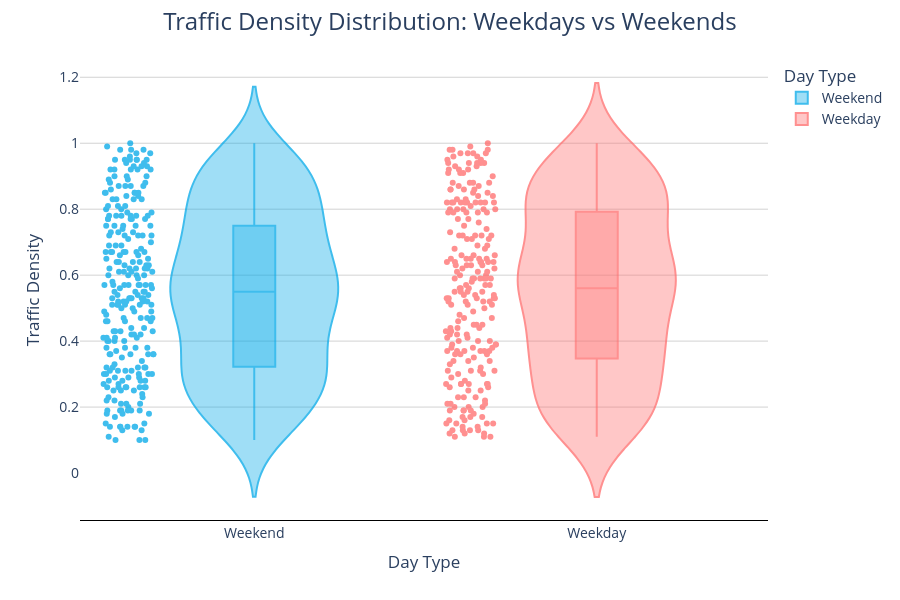

The cell this chart's notebook holds for it:
### Markdown cell above
Sunburst Chart – Travel Preference Hierarchy
This sunburst chart visualizes the hierarchical structure of travel preferences based on season, transport mode, and destination type. The inner layer represents the different seasons, followed by the transport modes used during those seasons, and finally the types of destinations chosen by travelers. The size of each segment reflects the aggregated popularity score, indicating how common each travel combination is. By analyzing this visualization, we can observe how travel choices vary across seasons, identify preferred transport modes, and understand the types of destinations that attract travelers under different seasonal conditions.

### Code cell
import plotly.express as px

fig = px.violin(
    df,
    x="day_type",
    y="traffic_density",
    color="day_type",
    
    box=True,                 
    points="all",             
    
    color_discrete_sequence=["#00A8E8", "#FF6B6B"]
)

fig.update_layout(

    title={
        "text": "Traffic Density Distribution: Weekdays vs Weekends",
        "x":0.5,
        "xanchor":"center",
        "font":dict(size=24)
    },

    xaxis_title="Day Type",
    yaxis_title="Traffic Density",

    height=600,

    plot_bgcolor="white",
    paper_bgcolor="white",

    font=dict(size=14),

    xaxis=dict(
        showgrid=False,
        linecolor="black"
    ),

    yaxis=dict(
        gridcolor="lightgray"
    ),

    legend_title="Day Type"
)

fig.update_traces(opacity=0.75)

fig.show()

### Figure 1 — Plotly figure (JSON) as saved in the notebook; plotly's stock layout.template omitted (floating-point values rounded to 4 significant figures; data arrays with more than 128 entries replaced by an {"elided": "..."} marker saying what was removed)
{"data": [{"alignmentgroup": "True", "box": {"visible": true}, "hovertemplate": "day_type=%{x}<br>traffic_density=%{y}<extra></extra>", "legendgroup": "Weekend", "marker": {"color": "#00A8E8"}, "name": "Weekend", "offsetgroup": "Weekend", "opacity": 0.75, "orientation": "v", "points": "all", "scalegroup": "True", "showlegend": true, "type": "violin", "x": {"elided": "263 str values"}, "x0": " ", "xaxis": "x", "y": {"elided": "263 float values"}, "y0": " ", "yaxis": "y"}, {"alignmentgroup": "True", "box": {"visible": true}, "hovertemplate": "day_type=%{x}<br>traffic_density=%{y}<extra></extra>", "legendgroup": "Weekday", "marker": {"color": "#FF6B6B"}, "name": "Weekday", "offsetgroup": "Weekday", "opacity": 0.75, "orientation": "v", "points": "all", "scalegroup": "True", "showlegend": true, "type": "violin", "x": {"elided": "237 str values"}, "x0": " ", "xaxis": "x", "y": {"elided": "237 float values"}, "y0": " ", "yaxis": "y"}], "layout": {"font": {"size": 14}, "height": 600, "legend": {"title": {"text": "Day Type"}, "tracegroupgap": 0}, "margin": {"t": 60}, "paper_bgcolor": "white", "plot_bgcolor": "white", "title": {"font": {"size": 24}, "text": "Traffic Density Distribution: Weekdays vs Weekends", "x": 0.5, "xanchor": "center"}, "violinmode": "overlay", "xaxis": {"anchor": "y", "categoryarray": ["Weekend", "Weekday"], "categoryorder": "array", "domain": [0, 1], "linecolor": "black", "showgrid": false, "title": {"text": "Day Type"}}, "yaxis": {"anchor": "x", "domain": [0, 1], "gridcolor": "lightgray", "title": {"text": "Traffic Density"}}}}
